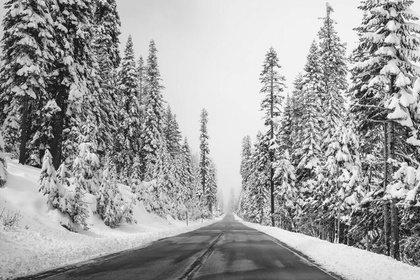
%> input picture Assignment_2/Part-1: Image Enhancement/images/image2.jpg, 420 x 280 px, shrunk from 800 x 533 before the run
$ octave res.m   (GNU Octave 9; MATLAB toolbox functions it lacks are replaced by stand-ins)
%> lines starting %> are read from the running program, lines starting %| are printed output that depends on the picture
%> further down, input_image is the input picture: size 280x420 uint8; min 1, max 255, mean 160
### Assignment_2/Part-1: Image Enhancement/gauss2D.m
function G = gauss2D( sigma , kernel_size )
%> called with sigma = 0.5, kernel_size = [5 5]
    %% solution

    %kernel_size should be like [3,5]?
    kernel_size_x = kernel_size(1);
%> kernel_size_x = 5
    kernel_size_y = kernel_size(2);
%> kernel_size_y = 5


    G = transpose(gauss1D( sigma , kernel_size_x )) .* gauss1D( sigma , kernel_size_y );
end

### Assignment_2/Part-1: Image Enhancement/gauss1D.m
function G = gauss1D( sigma , kernel_size )
%> called with sigma = 0.5, kernel_size = 5
    %G = zeros(1, kernel_size);
    if mod(kernel_size, 2) == 0
        error('kernel_size must be odd, otherwise the filter will not have a center to convolve on')
    end
    %% solution

    k = floor(kernel_size/2);
%> k = 2
    G = linspace(-k,k,kernel_size);
%> G = [-2 -1 0 1 2]
    G = 1/(sigma * sqrt(2*pi)) * exp(- G.^2 / (2*sigma^2));
%> G = [0.000268 0.108 0.798 0.108 0.000268]
    s = sum(G);
%> s = 1.01

    G = G./ s;
%> G = [0.000264 0.106 0.787 0.106 0.000264]

end

### Assignment_2/Part-1: Image Enhancement/denoise.m
function [ imOut ] = denoise( image, kernel_type, varargin)

switch kernel_type
    case 'box'
        imOut = imboxfilt(image, varargin{1});
    case 'median'
        imOut = medfilt2(image, [varargin{1}, varargin{1}]);
    case 'gaussian'
        gaussian = gauss2D(varargin{1}, varargin{2});
%> in gauss2D, `G = transpose(gauss1D( sigma , kernel_size_x )) .* gauss1D( sigma , ke..`: G = [6.96e-08 2.81e-05 0.000208 2.81e-05 6.96e-08; 2.81e-05 0.0113 0.0837 0.0113 2.81e-05; 0.000208 0.0837 0.619 0.0837 0.000208; 2.81e-05 0.0113 0.0837 0.0113 2.81e-05; 6.96e-08 2.81e-05 0.000208 2.81e-05 6.96e-08]
%> gaussian has the same summary as G in gauss2D
        imOut = conv(image,gaussian);
end
end

### Assignment_2/Part-1: Image Enhancement/conv.m
function output = conv(im,kernel)
    width = (size(kernel) -1)/2;
%> width = [2 2]

    output = zeros(size(im));

    for i = width(1)+1:size(im,1)-width(1)
        for j = width(2)+1:size(im,2)-width(2)
            area = double(im(i-width(1):i+width(1), j-width(2):j+width(2)));
            output(i,j) = sum(sum(area.*kernel));
        end
    end
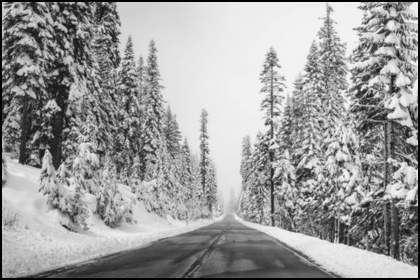
%> output: size 280x420 double; min 0, max 245.4, mean 156.4
end

### Assignment_2/Part-1: Image Enhancement/compute_LoG.m
function imOut = compute_LoG(image, LOG_type, varargin)

switch LOG_type
    case 1
        %method 1
        smooth = denoise(image,'gaussian', 0.5,[5,5]);
        imOut = diff(smooth,2);

    case 2
        %method 2
        kernel = fspecial('log',[5,5],0.5);
        imOut = conv(image,kernel);

    case 3
        %method 3
        smooth1 = denoise(image,'gaussian', varargin{1},[5,5]);
        smooth2 = denoise(image,'gaussian', varargin{2},[5,5]);
        imOut = smooth1 - smooth2;
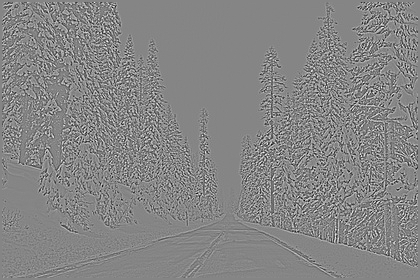
%> imOut: size 280x420 double; min -22.14, max 20.16, mean 0; drawn with min black and max white
end
end

### Assignment_2/Part-1: Image Enhancement/res.m
% [50 lines of commented-out code are left out]


input_image = imread('images/image2.jpg');

out1 = compute_LoG(input_image,3,0.5,0.6);
out3 = compute_LoG(input_image,3,0.5,1.5);
%> call 2 of compute_LoG, with LOG_type = 3
%> after the loop in conv (call 4), `for i = width(1)+1:size(im,1)-width(1)`:
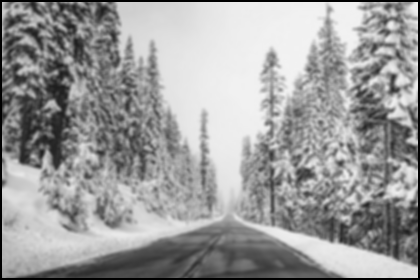
%> output: size 280x420 double; min 0, max 242.7, mean 156.4
%> in compute_LoG (call 2), `imOut = smooth1 - smooth2;`:
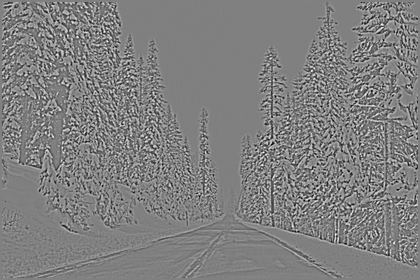
%> imOut: size 280x420 double; min -83.88, max 83.12, mean 0; drawn with min black and max white
out2 = compute_LoG(input_image,3,0.5,0.8);

% out1 = out1 ./max(max(out1));
% out2 = out2 ./max(max(out2));
% out3 = out3 ./max(max(out3));

subplot(2,2,1)
imshow(input_image);
title('Original Image');

subplot(2,2,2)
imshow(out1);
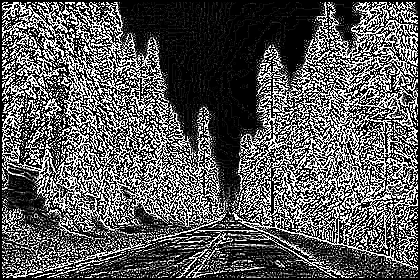
%> displayed picture: size 280x420, on the screen's scale of 0 to 255; min 0, max 255, mean 89.6
title('1:1.1');

subplot(2,2,3);
imshow(out2);
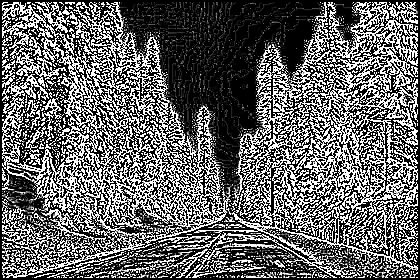
%> displayed picture: size 280x420, on the screen's scale of 0 to 255; min 0, max 255, mean 101.8
title('1:1.6');

subplot(2,2,4);
imshow(out3);
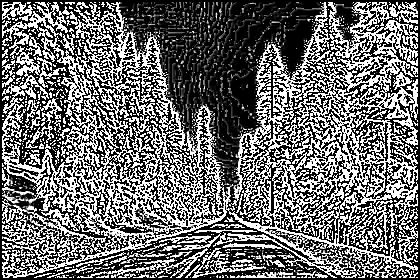
%> displayed picture: size 280x420, on the screen's scale of 0 to 255; min 0, max 255, mean 109.2
title('1:2');
